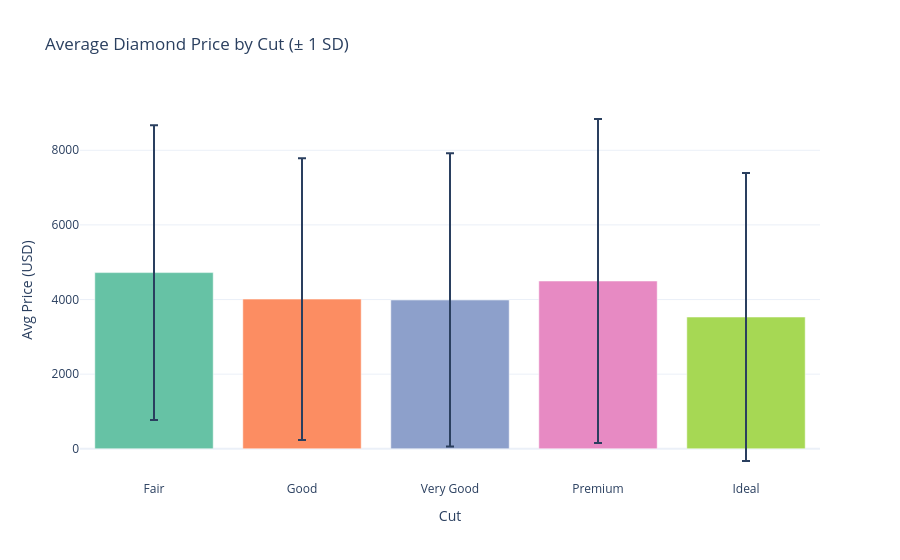

The notebook cell this image was saved under:
### Markdown cell above
### 7.3 Bar Chart (with error bars)

### Code cell
# ── Plotly Bar Chart with Error Bars ─────────────────────────────────────
bar_px = (px_df.groupby('cut')['price']
               .agg(['mean', 'std'])
               .reindex(cut_order)
               .reset_index()
               .rename(columns={'mean': 'avg_price', 'std': 'std_price'}))

fig = px.bar(
    bar_px,
    x='cut',
    y='avg_price',
    error_y='std_price',           # standard deviation as error bars
    color='cut',
    color_discrete_sequence=px.colors.qualitative.Set2,
    title='Average Diamond Price by Cut (± 1 SD)',
    labels={'avg_price': 'Avg Price (USD)', 'cut': 'Cut'},
    template='plotly_white'
)
fig.update_layout(showlegend=False)
fig.show()

### Figure 1 — Plotly figure (JSON) as saved in the notebook; plotly's stock layout.template omitted (floating-point values rounded to 4 significant figures)
{"data": [{"error_y": {"array": [3953.0]}, "hovertemplate": "Cut=%{x}<br>Avg Price (USD)=%{y}<extra></extra>", "legendgroup": "Fair", "marker": {"color": "rgb(102,194,165)", "pattern": {"shape": ""}}, "name": "Fair", "orientation": "v", "showlegend": true, "textposition": "auto", "type": "bar", "x": ["Fair"], "xaxis": "x", "y": [4721.0], "yaxis": "y"}, {"error_y": {"array": [3775.0]}, "hovertemplate": "Cut=%{x}<br>Avg Price (USD)=%{y}<extra></extra>", "legendgroup": "Good", "marker": {"color": "rgb(252,141,98)", "pattern": {"shape": ""}}, "name": "Good", "orientation": "v", "showlegend": true, "textposition": "auto", "type": "bar", "x": ["Good"], "xaxis": "x", "y": [4011.0], "yaxis": "y"}, {"error_y": {"array": [3930.0]}, "hovertemplate": "Cut=%{x}<br>Avg Price (USD)=%{y}<extra></extra>", "legendgroup": "Very Good", "marker": {"color": "rgb(141,160,203)", "pattern": {"shape": ""}}, "name": "Very Good", "orientation": "v", "showlegend": true, "textposition": "auto", "type": "bar", "x": ["Very Good"], "xaxis": "x", "y": [3988.0], "yaxis": "y"}, {"error_y": {"array": [4343.0]}, "hovertemplate": "Cut=%{x}<br>Avg Price (USD)=%{y}<extra></extra>", "legendgroup": "Premium", "marker": {"color": "rgb(231,138,195)", "pattern": {"shape": ""}}, "name": "Premium", "orientation": "v", "showlegend": true, "textposition": "auto", "type": "bar", "x": ["Premium"], "xaxis": "x", "y": [4496.0], "yaxis": "y"}, {"error_y": {"array": [3859.0]}, "hovertemplate": "Cut=%{x}<br>Avg Price (USD)=%{y}<extra></extra>", "legendgroup": "Ideal", "marker": {"color": "rgb(166,216,84)", "pattern": {"shape": ""}}, "name": "Ideal", "orientation": "v", "showlegend": true, "textposition": "auto", "type": "bar", "x": ["Ideal"], "xaxis": "x", "y": [3530.0], "yaxis": "y"}], "layout": {"barmode": "relative", "legend": {"title": {"text": "Cut"}, "tracegroupgap": 0}, "showlegend": false, "title": {"text": "Average Diamond Price by Cut (± 1 SD)"}, "xaxis": {"anchor": "y", "categoryarray": ["Fair", "Good", "Very Good", "Premium", "Ideal"], "categoryorder": "array", "domain": [0, 1], "title": {"text": "Cut"}}, "yaxis": {"anchor": "x", "domain": [0, 1], "title": {"text": "Avg Price (USD)"}}}}
